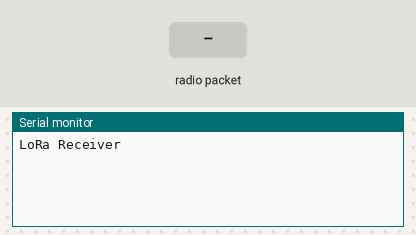
Bench run of a sketch on a simulated ESP32. On the bench: the last lines printed to the serial monitor. The test bench sets the inputs (shaded band). No radio packets arrive unless stated.

Above: at 1.2 s.
1.3 s: radio packet "1" arrives
At 2.5 s:
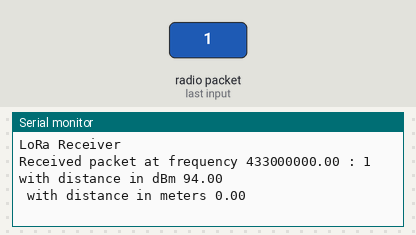
2.8 s: radio packet "0" arrives
At 3.8 s:
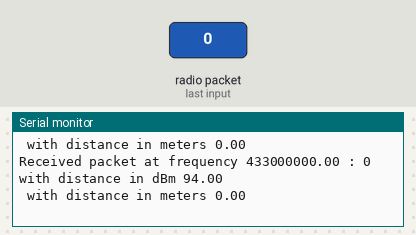
4.3 s: radio packet "2" arrives
At 4.9 s:
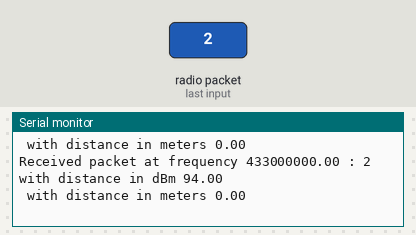

Measured:
- after the input at 1.3 s, the serial monitor: prints a new line at once (image 1)
- after the input at 2.8 s, the serial monitor: prints a new line at once (image 2)
- after the input at 4.3 s, the serial monitor: prints a new line at once (image 3)

The sketch:

RecieverV0.3.ino
```cpp
#include <SPI.h>
#include <LoRa.h>

// Pin definitions
const int MY_MOSI = 27;
const int SCLK = 5;
const int CS = 18;
const int DI0 = 26;
const int RST = 23;
const int MY_MISO = 19;

const double PATH_LOSS_EXPONENT = 2; // path loss exponent
const double TRANSMITTED_POWER = 14;  // transmitted power in dBm
const double OFFSET = 1e3; // 1 kHz offset
const double START_FREQ = 433e6; // 433 MHz start frequency
const double END_FREQ = 438e6; // 438 MHz end frequency
const double STEP = 1e6; // 1 MHz step

void setup() {
  Serial.begin(9600);
  while (!Serial);

  Serial.println("LoRa Receiver");

  // Set the pin connections for the LoRa module
  LoRa.setPins(CS, RST, DI0);
  if (!LoRa.begin(START_FREQ)) {
    Serial.println("Starting LoRa failed!");
    while (1);
  }

  // Set the pin connections for the SPI bus
  SPI.begin(SCLK, MY_MISO, MY_MOSI);
}

void loop() {
  for (double freq = START_FREQ; freq <= END_FREQ; freq += STEP) {
    // set frequency
    LoRa.setFrequency(freq);

    // try to parse packet
    int packetSize = LoRa.parsePacket();
    if (packetSize) {
      // received a packet
      Serial.print("Received packet at frequency ");
      Serial.print(freq);
      Serial.print(" : ");

      // read packet
      while (LoRa.available()) {
        Serial.print((char)LoRa.read());
      }

      //print distance in dBm
      int rssi = LoRa.packetRssi();
      double distance_dbm = pathLoss(rssi, TRANSMITTED_POWER, PATH_LOSS_EXPONENT);
      Serial.print(" with distance in dBm ");
      Serial.println(distance_dbm);
      //print distance in meters
      double distance_m = dbmToMeter(distance_dbm);
      Serial.print(" with distance in meters ");
      Serial.println(distance_m);
    }
  }
}

double pathLoss(int rssi, double txPower, double pathLossExponent) {
  return txPower - rssi;
}

double dbmToMeter(double dbm) {
  return pow(10, (27.55 - (20 * log10(START_FREQ)) + abs(dbm)) / 20);
}
```
